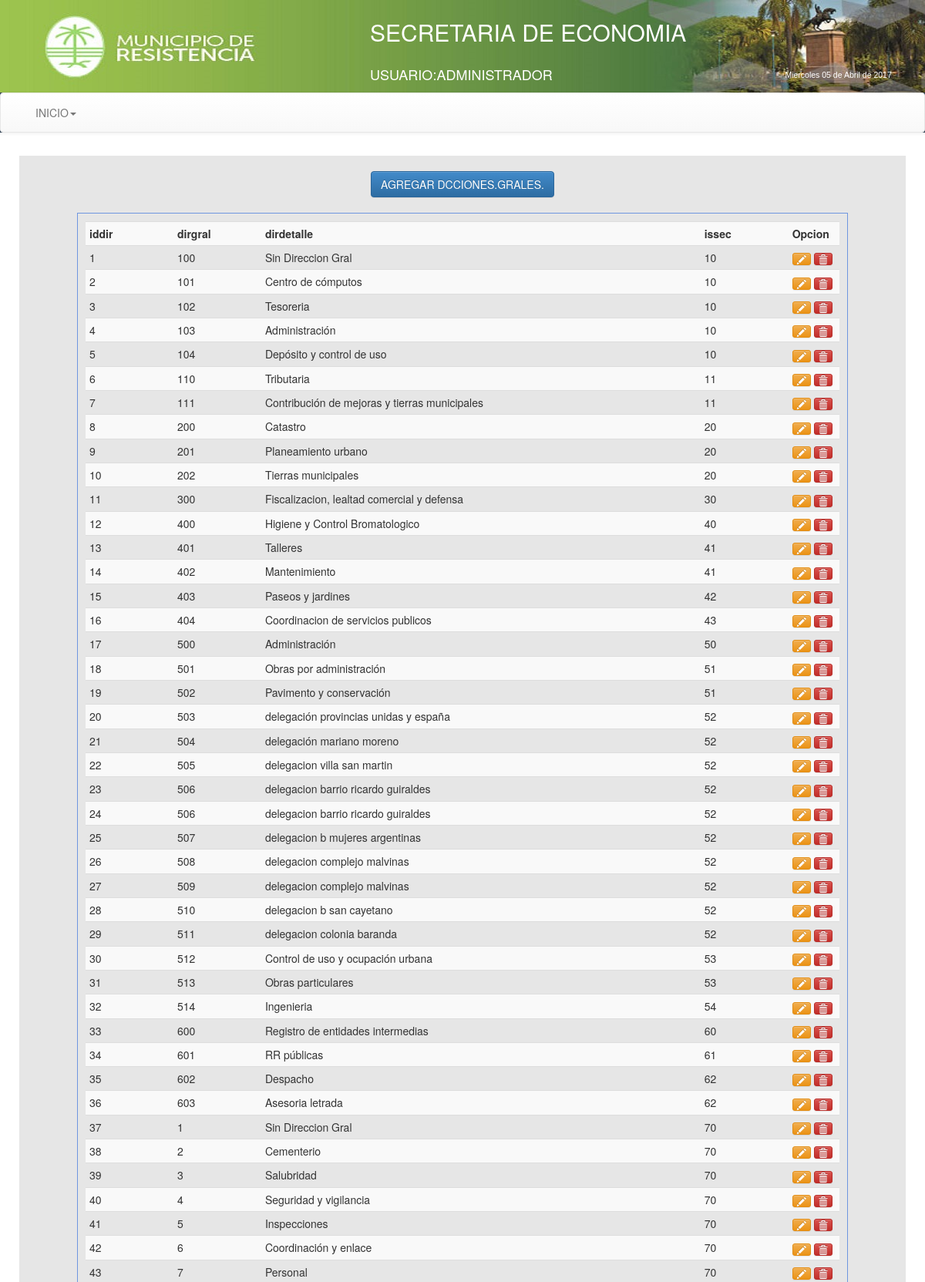
The page /Economia/views/frmConfigDg.php (signed in, upper part) on the database its author committed.
### tables this page shows
CREATE TABLE `dirgenerales` (
  `iddir` int(11) NOT NULL AUTO_INCREMENT,
  `dirgral` int(11) NOT NULL,
  `dirdetalle` varchar(80) NOT NULL,
  `issec` int(11) NOT NULL,
  PRIMARY KEY (`iddir`)
);

### Economia/views/frmConfigDg.php (the view, shortened to what this page needs)
<!DOCTYPE html PUBLIC "-//W3C//DTD XHTML 1.0 Transitional//EN" "http://www.w3.org/TR/xhtml1/DTD/xhtml1-transitional.dtd">
<html xmlns="http://www.w3.org/1999/xhtml">
<head>
<link rel="stylesheet" type="text/css" href="../css/estilo.css" media="screen">
<link rel="stylesheet" type="text/css" href="../bootstrap/css/bootstrap.css">
<link rel="stylesheet" type="text/css" href="../bootstrap/css/bootstrap.min.css">
<link rel="stylesheet" type="text/css" href="../bootstrap/css/bootstrap-theme.css">
<link rel="stylesheet" type="text/css" href="../bootstrap/css/bootstrap-theme.min.css">
</head>
<body class="body" style=" background-image: url(../images/bgcity.jpg);
  background-attachment: fixed;">
<header>
<table width="100%" height="120" border="0" background="../images/header2015.jpg">
<tr><td width="40%"></td>
<td><div align="left" style="color:#ffffff;" ><p><h2>SECRETARIA DE ECONOMIA</h2></p>
 </div></td>
</tr>
<tr><td width="40%"></td>
<td><div align="left" style="color:#ffffff;" ><p><h4>USUARIO:<?php echo $_SESSION["apynom"]?></h4></p>
 </div></td>
 <td><div align="left" style="color:#ffffff;" >
<p><h5>
</h5></p>
 </div></td>
</tr>
</table>
<nav class="navbar navbar-default">
<div class="container-fluid">
<div class="collapse navbar-collapse" id="navbar-1">
 <ul class="nav navbar-nav">
 <li class="dropdown">
   <a href="#" class="dropdown-toggle" data-toggle="dropdown" role="button">INICIO<span class="caret"></span></a>
 </li>
 </ul>
 </div>
 </div>
 </nav>
</header>
<div class="container"
style="background-color:#E6E6E6;border-radius: 10px 10px 10px 10px;
-moz-border-radius: 10px 10px 10px 10px;
-webkit-border-radius: 10px 10px 10px 10px;
border: 10px solid #ffffff;">
<body>
<section>
  <table border="0" align="center">
   <tr>
    <td width="100"><button id="nueva-factura" class="btn btn-primary">AGREGAR DCCIONES.GRALES.</button></td>
   </tr>
  </table>
 </section>
    <div class="registros" id="agrega-registros">
        <table class="table table-striped table-condensed table-hover">
         <tr>
          <th width="100">iddir</th>
          <th width="100">dirgral</th>
          <th width="500">dirdetalle</th>
          <th width="100">issec</th>
          <th width="20">Opcion</th>
         </tr>
          <?php
            $conexion=Conectarse();
            $queryu="SELECT * FROM dirgenerales ORDER BY issec asc, dirgral asc";
            $registro = mysqli_query($conexion,$queryu);
            while($registro2 = mysqli_fetch_array($registro)){
              echo '<tr>
                    <td>'.$registro2['iddir'].'</td>
                    <td>'.$registro2['dirgral'].'</td>
                    <td>'.$registro2['dirdetalle'].'</td>
                    <td>'.$registro2['issec'].'</td>
                    <td><a href="javascript:editarDg('.$registro2['iddir'].');" class="btn btn-warning btn-xs"><i class="glyphicon glyphicon-pencil"></i></a>
                        <a href="javascript:eliminarDg('.$registro2['iddir'].');" class="btn btn-danger btn-xs"><i class="glyphicon glyphicon-trash"></i></a>
                    </td>
                    </tr>';
            }
        ?>
       </table>
    </div>
    <br>
<br><br>
</body>
</div>
</html>

### Economia/css/estilo.css (style rules this page uses)
body { background:#2c3e50; color:#fff; margin:0px; font-family:"Trebuchet MS", Arial, Helvetica, sans-serif; min-width:1000px; }
header { background:#2c3e50; color:#fff; }
section { margin-top:20px; }
.registros { margin:auto; width:1000px; margin-top:20px; border:1px solid #6F96DF; height:auto; padding:10px; }

### rows shown on the page
dirgenerales: iddir "1", dirgral "100", dirdetalle "Sin Direccion Gral", issec "10"
dirgenerales: iddir "2", dirgral "101", dirdetalle "Centro de cómputos", issec "10"
dirgenerales: iddir "3", dirgral "102", dirdetalle "Tesoreria", issec "10"
dirgenerales: iddir "4", dirgral "103", dirdetalle "Administración", issec "10"
dirgenerales: iddir "5", dirgral "104", dirdetalle "Depósito y control de uso", issec "10"
dirgenerales: iddir "6", dirgral "110", dirdetalle "Tributaria", issec "11"
dirgenerales: iddir "7", dirgral "111", dirdetalle "Contribución de mejoras y tierras municipales", issec "11"
dirgenerales: iddir "8", dirgral "200", dirdetalle "Catastro", issec "20"
dirgenerales: iddir "9", dirgral "201", dirdetalle "Planeamiento urbano", issec "20"
dirgenerales: iddir "10", dirgral "202", dirdetalle "Tierras municipales", issec "20"
dirgenerales: iddir "11", dirgral "300", dirdetalle "Fiscalizacion, lealtad comercial y defensa", issec "30"
dirgenerales: iddir "12", dirgral "400", dirdetalle "Higiene y Control Bromatologico", issec "40"
dirgenerales: iddir "13", dirgral "401", dirdetalle "Talleres", issec "41"
dirgenerales: iddir "14", dirgral "402", dirdetalle "Mantenimiento", issec "41"
dirgenerales: iddir "15", dirgral "403", dirdetalle "Paseos y jardines", issec "42"
dirgenerales: iddir "16", dirgral "404", dirdetalle "Coordinacion de servicios publicos", issec "43"
dirgenerales: iddir "17", dirgral "500", dirdetalle "Administración", issec "50"
dirgenerales: iddir "18", dirgral "501", dirdetalle "Obras por administración", issec "51"
dirgenerales: iddir "19", dirgral "502", dirdetalle "Pavimento y conservación", issec "51"
dirgenerales: iddir "20", dirgral "503", dirdetalle "delegación provincias unidas y españa", issec "52"
dirgenerales: iddir "21", dirgral "504", dirdetalle "delegación mariano moreno", issec "52"
dirgenerales: iddir "22", dirgral "505", dirdetalle "delegacion villa san martin", issec "52"
dirgenerales: iddir "23", dirgral "506", dirdetalle "delegacion barrio ricardo guiraldes", issec "52"
dirgenerales: iddir "24", dirgral "506", dirdetalle "delegacion barrio ricardo guiraldes", issec "52"
dirgenerales: iddir "25", dirgral "507", dirdetalle "delegacion b mujeres argentinas", issec "52"
dirgenerales: iddir "26", dirgral "508", dirdetalle "delegacion complejo malvinas", issec "52"
dirgenerales: iddir "27", dirgral "509", dirdetalle "delegacion complejo malvinas", issec "52"
dirgenerales: iddir "28", dirgral "510", dirdetalle "delegacion b san cayetano", issec "52"
dirgenerales: iddir "29", dirgral "511", dirdetalle "delegacion colonia baranda", issec "52"
dirgenerales: iddir "30", dirgral "512", dirdetalle "Control de uso y ocupación urbana", issec "53"
dirgenerales: iddir "31", dirgral "513", dirdetalle "Obras particulares", issec "53"
dirgenerales: iddir "32", dirgral "514", dirdetalle "Ingenieria", issec "54"
dirgenerales: iddir "33", dirgral "600", dirdetalle "Registro de entidades intermedias", issec "60"
dirgenerales: iddir "34", dirgral "601", dirdetalle "RR públicas", issec "61"
dirgenerales: iddir "35", dirgral "602", dirdetalle "Despacho", issec "62"
dirgenerales: iddir "36", dirgral "603", dirdetalle "Asesoria letrada", issec "62"
dirgenerales: iddir "37", dirgral "1", dirdetalle "Sin Direccion Gral", issec "70"
dirgenerales: iddir "38", dirgral "2", dirdetalle "Cementerio", issec "70"
dirgenerales: iddir "39", dirgral "3", dirdetalle "Salubridad", issec "70"
dirgenerales: iddir "40", dirgral "4", dirdetalle "Seguridad y vigilancia", issec "70"
dirgenerales: iddir "41", dirgral "5", dirdetalle "Inspecciones", issec "70"
dirgenerales: iddir "42", dirgral "6", dirdetalle "Coordinación y enlace", issec "70"
dirgenerales: iddir "43", dirgral "7", dirdetalle "Personal", issec "70"

### other values the page prints
$_SESSION["apynom"] "ADMINISTRADOR"
